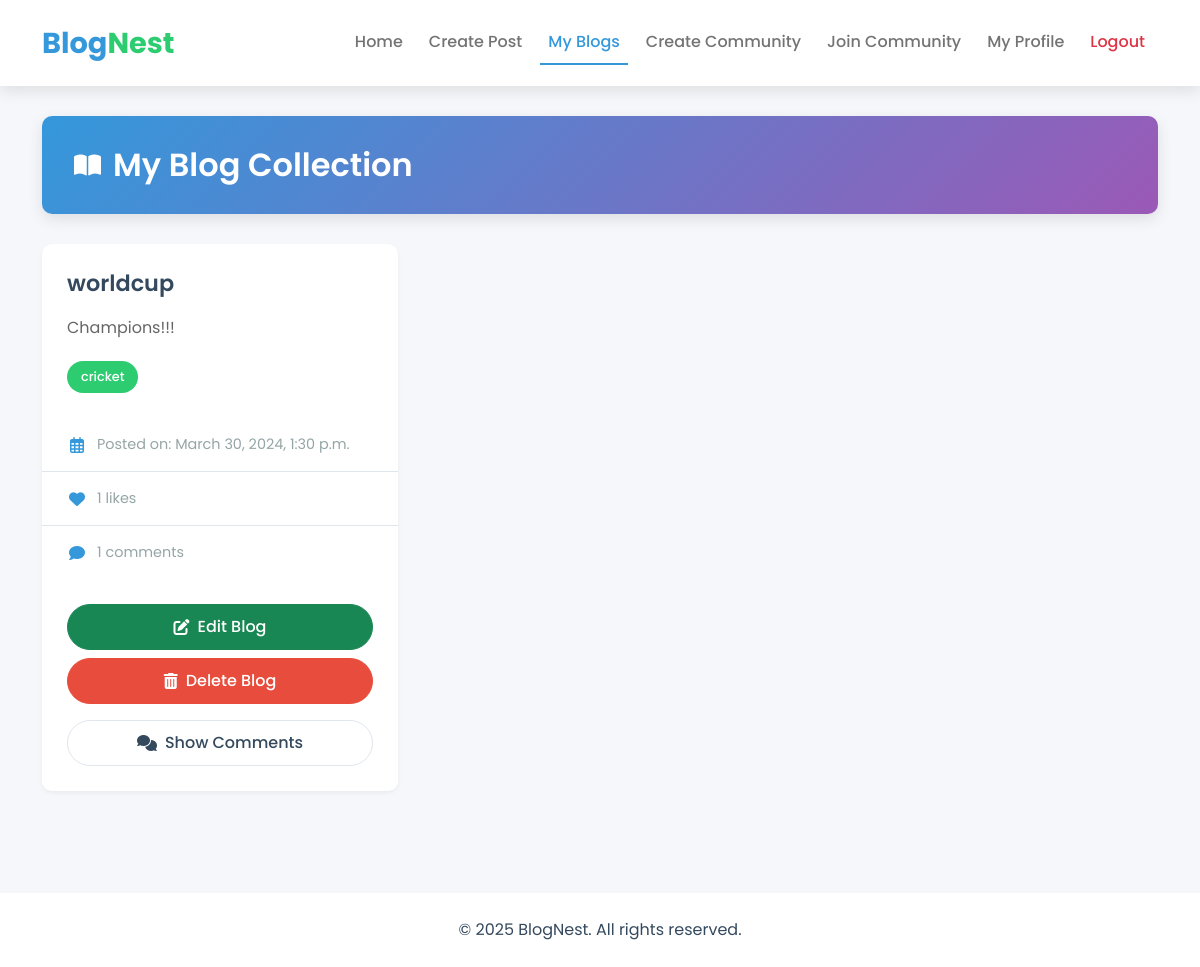
The app's page /myallblogs/ (signed in), older data.
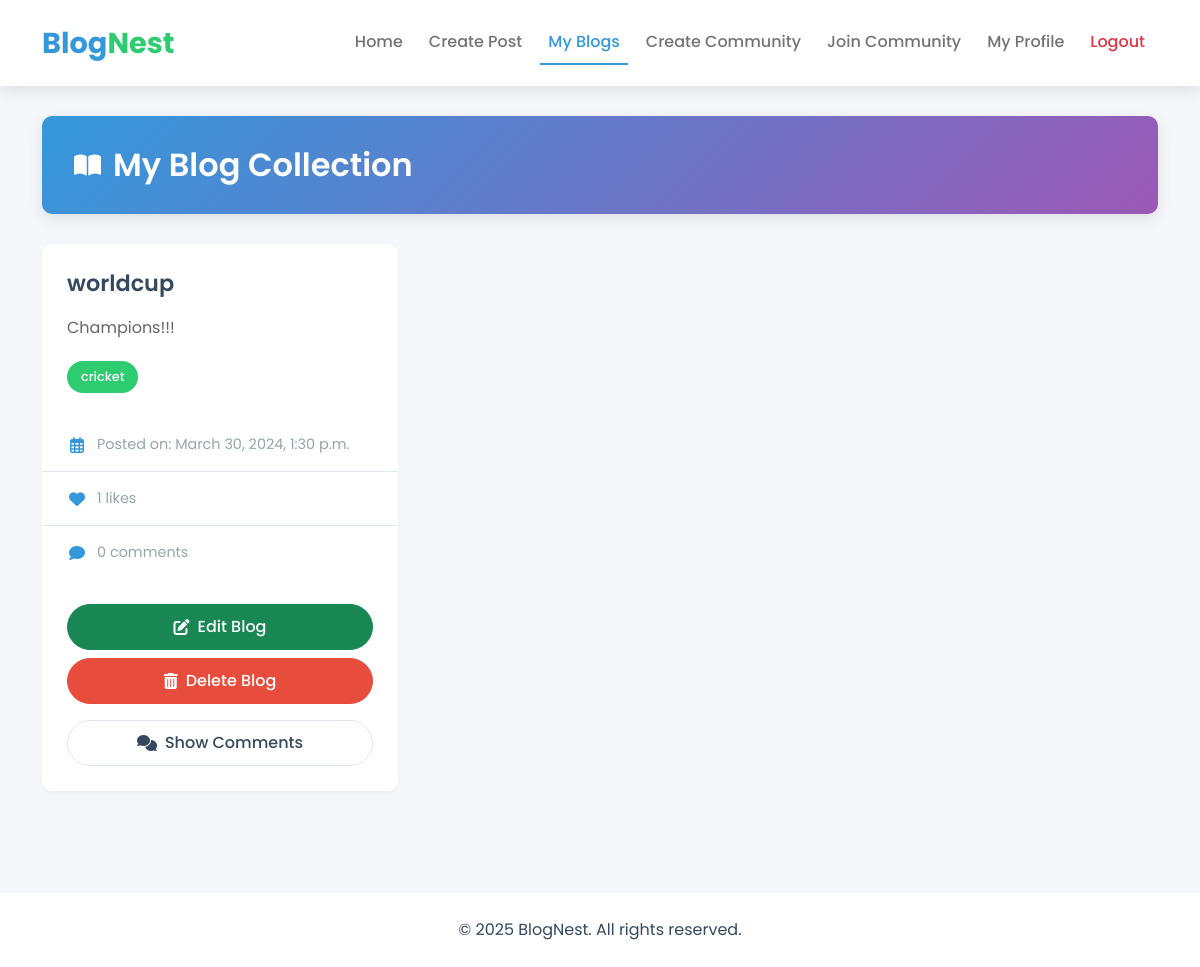
The same page, newer data.
### Blog/models.py (models this page shows)
class BlogPost(models.Model):
  BlogId = models.IntegerField(primary_key = True)
  Title = models.CharField(max_length=50)
  BlogData = models.CharField(max_length=5000, null =False , default ='')
  DatePosted = models.DateTimeField()
  Likes = models.IntegerField()
  Comments = models.IntegerField()
  UserID = models.ForeignKey(User, null=True, on_delete=models.CASCADE)
  CategoryId = models.ForeignKey(Category, null=True, on_delete=models.CASCADE)

class Category(models.Model):
  CategoryId = models.IntegerField(primary_key = True)
  CategoryName = models.CharField(max_length=50)
  Description = models.CharField(max_length=500)

### Blog/views.py (the view)
# urls.py: path('myallblogs/', myallblogs, name='myallblogs'),
def myallblogs(request):
  blogs=BlogPost.objects.all()
  user=User.objects.get(username=request.session.get('username'))
  my_blogs = BlogPost.objects.filter(UserID=user)
  my_blogs_with_like_count = my_blogs.annotate(likes_count=Count('like'))
  return render(request,'Myblogs.html',{'my_blogs' :my_blogs_with_like_count})

### templates/Myblogs.html (shortened to what this page needs)
{% load static %}
<!DOCTYPE html>
<html lang="en">
<head>
    <link href="https://cdn.jsdelivr.net/npm/bootstrap@5.0.2/dist/css/bootstrap.min.css" rel="stylesheet">
    <link href="https://cdnjs.cloudflare.com/ajax/libs/font-awesome/6.0.0-beta3/css/all.min.css" rel="stylesheet">
    <link href="{% static 'css/home.css' %}" rel="stylesheet">
</head>
<body>
  <nav class="navbar navbar-expand-lg navbar-light">
    <div class="container">
      <a class="navbar-brand" href="#">Blog<span>Nest</span></a>
      <div class="collapse navbar-collapse" id="navbarSupportedContent">
        <ul class="navbar-nav ms-auto mb-2 mb-lg-0">
          <li class="nav-item">
            <a class="nav-link" href="/home">Home</a>
          </li>
          <li class="nav-item">
            <a class="nav-link" href="/create">Create Post</a>
          </li>
          <li class="nav-item">
            <a class="nav-link active" aria-current="page" href="/myallblogs">My Blogs</a>
          </li>
          <li class="nav-item">
            <a class="nav-link" href="/create_community">Create Community</a>
          </li>
          <li class="nav-item">
            <a class="nav-link" href="/join_community">Join Community</a>
          </li>
          <li class="nav-item">
            <a class="nav-link" href="{% url 'user_profile' %}">My Profile</a>
          </li>
          <li class="nav-item">
            <a class="nav-link text-danger" href="{% url 'logout' %}">Logout</a>
          </li>
        </ul>
      </div>
    </div>
  </nav>
  <div class="container">
    <div class="welcome-banner">
      <div class="container">
        <h2><i class="fas fa-book-open"></i> My Blog Collection</h2>
      </div>
    </div>
    <div class="row">
      {% for blog in my_blogs %}
      <div class="col-lg-4 col-md-6 mb-4">
        <div class="card blog-card">
          <div class="card-body">
            <h5 class="card-title">{{ blog.Title }}</h5>
            <p class="card-text">{{ blog.BlogData }}</p>
            <span class="blog-category">{{ blog.CategoryId.CategoryName }}</span>
          </div>
          <ul class="list-group list-group-flush">
            <li class="list-group-item blog-meta-item">
              <i class="far fa-calendar-alt"></i>
              <span>Posted on: {{ blog.DatePosted }}</span>
            </li>
            <li class="list-group-item blog-meta-item">
              <i class="fas fa-heart"></i>
              <span>{{ blog.likes_count }} likes</span>
            </li>
            <li class="list-group-item blog-meta-item">
              <i class="fas fa-comment"></i>
              <span>{{ blog.Comments }} comments</span>
            </li>
          </ul>
          <div class="card-footer">
            <div class="d-grid gap-2 mb-3">
              <a href="{% url 'update_blog' blog.pk %}" class="btn btn-success">
                <i class="fas fa-edit"></i> Edit Blog
              </a>
              <a href="{% url 'delete_blog' blog.pk %}" class="btn btn-danger">
                <i class="fas fa-trash-alt"></i> Delete Blog
              </a>
            </div>
            <button class="btn btn-outline-secondary w-100" type="button" onclick="showComments({{ blog.pk }})">
              <i class="fas fa-comments"></i> Show Comments
            </button>
          </div>
        </div>
      </div>
      {% endfor %}
    </div>
  </div>
  <footer class="mt-5 py-4 bg-white">
    <div class="container text-center">
      <p class="mb-0">&copy; 2025 BlogNest. All rights reserved.</p>
    </div>
  </footer>
</body>
</html>

Row changes from the older to the newer data that the page shows:
changed BlogPost "worldcup": Comments "1" → "0"
